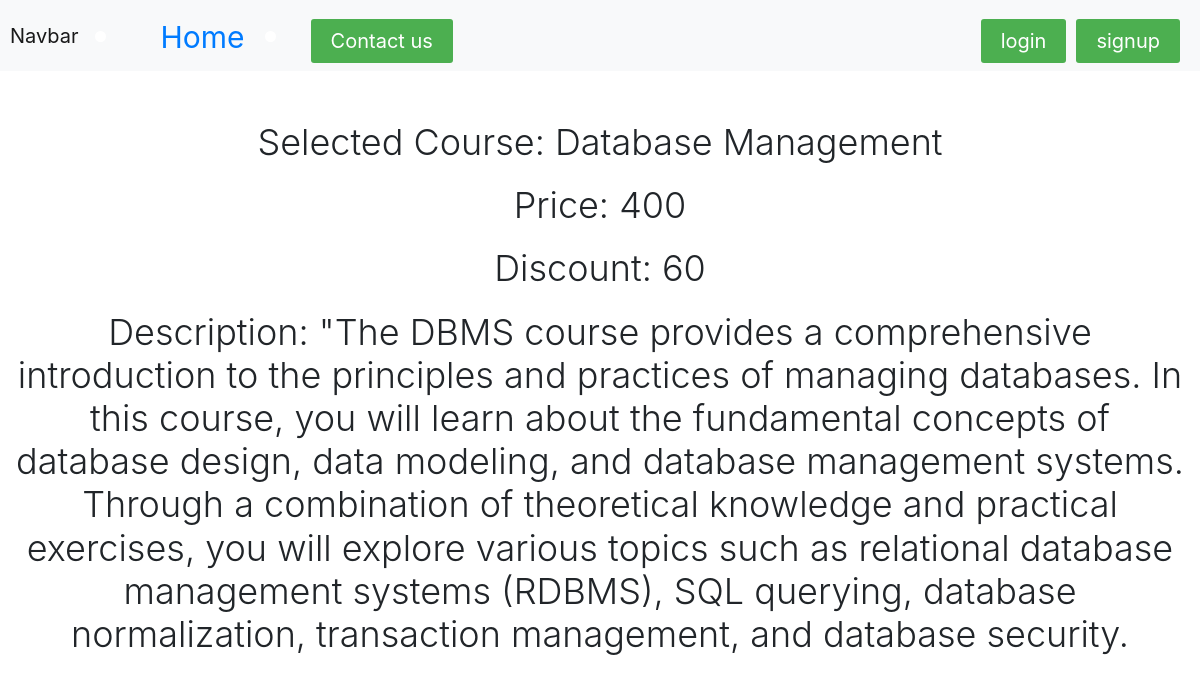
Screenshot of /courses/Database_Management with the database file from the repository.
### onlineclasses/models.py (models this page shows, shortened)
class Course(models.Model):
    title = models.CharField(max_length=100,null=False)
    slug = models.CharField(max_length=100,null=False,unique=True)
    description = models.TextField(max_length=500,null=True)
    duration = models.PositiveIntegerField(help_text="Duration:")
    price = models.IntegerField(null=False)
    discount = models.PositiveIntegerField(null=False, default=0)
    is_published = models.BooleanField(default=False)
    created_at = models.DateTimeField(auto_now_add=True)
    length = models.PositiveIntegerField(null=False)

### onlineclasses/views/courses.py (the view)
# urls.py: path("courses/<str:slug>", course_page, name='course_page'),
def course_page(request,slug):
    course = Course.objects.get(slug=slug)
    context = {
        "course": course
    }
    return render(request,template_name= "courses/course_page.html",context=context)

### onlineclasses/templates/courses/course_page.html (shortened to what this page needs)
{% extends 'courses/base.html' %}
{% block content %}
<div class="container-fluid">
    <h1 class="display-1">Selected Course: {{ course.title }}</h1>
    <h1 class="display-1">Price: {{ course.price }}</h1>
    <h1 class="display-1">Discount: {{ course.discount }}</h1>
    <h1 class="display-1">Description: {{ course.description }}</h1>
</div>
{% endblock %}

### onlineclasses/templates/courses/course_page.html (style rules this page uses)
.container-fluid { margin-top: 50px; text-align: center; }
.display-1 { font-size: 36px; margin-bottom: 20px; }

### rows the page displays
Course: title "Database Management", price "400", discount "60", description "\"The DBMS course provides a comprehensive introduction to the principles and practices of managing databases. In this course, you will learn about the fundamental concepts of database design, data modeling, and database management systems. Through a combination of theoretical knowledge and practical exercises, you will explore various topics such as relational database management systems (RDBMS), SQL querying, database normalization, transaction management, and database security."
